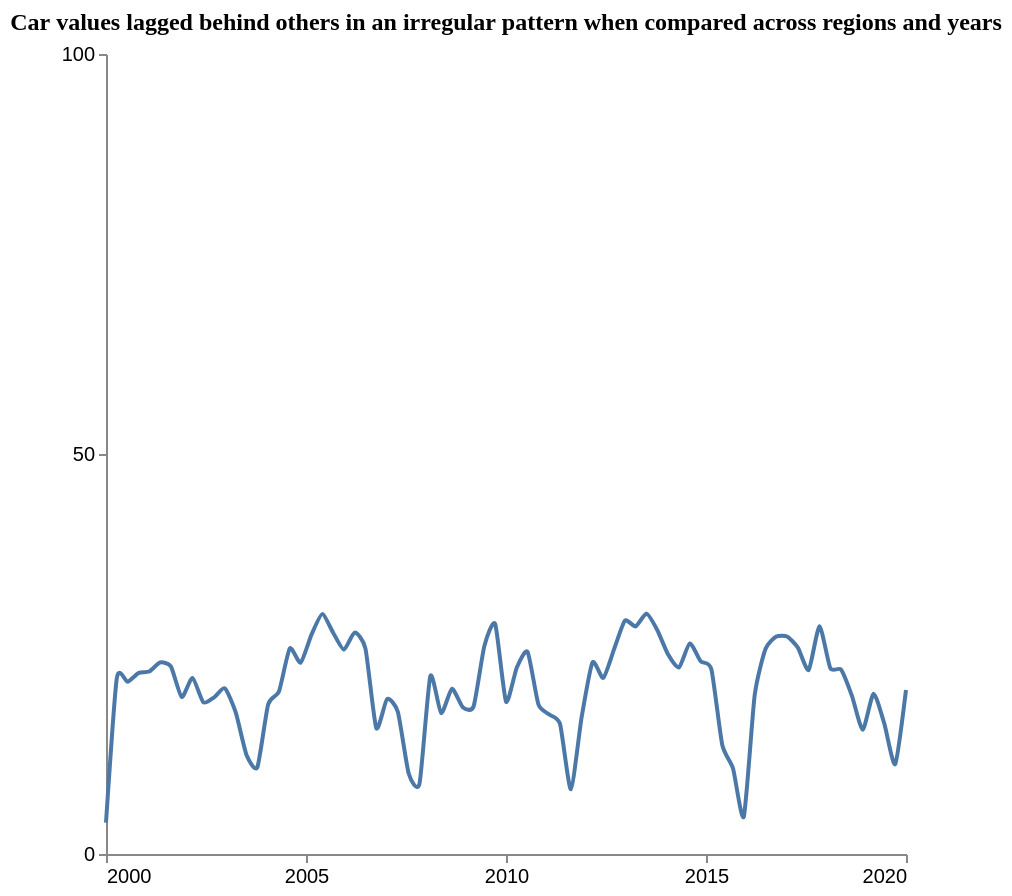

Specify this chart in Vega-Lite:
### Vega-Lite specification from a JSON file in a GitHub repository (floating-point values rounded to 4 significant figures)
{"$schema": "https://vega.github.io/schema/vega-lite/v5.json", "description": "Pattern: Periodic", "data": {"values": [{"X": 2000.0, "Y": 3.919}, {"X": 2000.0, "Y": 21.98}, {"X": 2001.0, "Y": 21.52}, {"X": 2001.0, "Y": 22.62}, {"X": 2001.0, "Y": 22.81}, {"X": 2001.0, "Y": 23.93}, {"X": 2002.0, "Y": 23.45}, {"X": 2002.0, "Y": 19.63}, {"X": 2002.0, "Y": 22.01}, {"X": 2002.0, "Y": 18.96}, {"X": 2003.0, "Y": 19.59}, {"X": 2003.0, "Y": 20.7}, {"X": 2003.0, "Y": 17.7}, {"X": 2004.0, "Y": 12.37}, {"X": 2004.0, "Y": 10.84}, {"X": 2004.0, "Y": 18.7}, {"X": 2004.0, "Y": 20.32}, {"X": 2005.0, "Y": 25.7}, {"X": 2005.0, "Y": 23.91}, {"X": 2005.0, "Y": 27.39}, {"X": 2005.0, "Y": 29.98}, {"X": 2006.0, "Y": 27.7}, {"X": 2006.0, "Y": 25.54}, {"X": 2006.0, "Y": 27.69}, {"X": 2006.0, "Y": 25.68}, {"X": 2007.0, "Y": 15.74}, {"X": 2007.0, "Y": 19.38}, {"X": 2007.0, "Y": 17.75}, {"X": 2008.0, "Y": 10.06}, {"X": 2008.0, "Y": 8.803}, {"X": 2008.0, "Y": 22.25}, {"X": 2008.0, "Y": 17.62}, {"X": 2009.0, "Y": 20.65}, {"X": 2009.0, "Y": 18.35}, {"X": 2009.0, "Y": 18.44}, {"X": 2009.0, "Y": 26.0}, {"X": 2010.0, "Y": 28.74}, {"X": 2010.0, "Y": 19.06}, {"X": 2010.0, "Y": 23.32}, {"X": 2011.0, "Y": 25.26}, {"X": 2011.0, "Y": 18.7}, {"X": 2011.0, "Y": 17.43}, {"X": 2011.0, "Y": 16.23}, {"X": 2012.0, "Y": 8.096}, {"X": 2012.0, "Y": 17.13}, {"X": 2012.0, "Y": 23.95}, {"X": 2012.0, "Y": 22.02}, {"X": 2013.0, "Y": 25.61}, {"X": 2013.0, "Y": 29.17}, {"X": 2013.0, "Y": 28.44}, {"X": 2014.0, "Y": 30.05}, {"X": 2014.0, "Y": 27.98}, {"X": 2014.0, "Y": 24.93}, {"X": 2014.0, "Y": 23.32}, {"X": 2015.0, "Y": 26.32}, {"X": 2015.0, "Y": 24.1}, {"X": 2015.0, "Y": 23.07}, {"X": 2015.0, "Y": 13.66}, {"X": 2016.0, "Y": 10.68}, {"X": 2016.0, "Y": 4.68}, {"X": 2016.0, "Y": 19.81}, {"X": 2016.0, "Y": 25.62}, {"X": 2017.0, "Y": 27.18}, {"X": 2017.0, "Y": 27.18}, {"X": 2017.0, "Y": 25.8}, {"X": 2018.0, "Y": 23.01}, {"X": 2018.0, "Y": 28.47}, {"X": 2018.0, "Y": 23.23}, {"X": 2018.0, "Y": 23.04}, {"X": 2019.0, "Y": 19.77}, {"X": 2019.0, "Y": 15.54}, {"X": 2019.0, "Y": 20.04}, {"X": 2019.0, "Y": 16.27}, {"X": 2020.0, "Y": 11.23}, {"X": 2020.0, "Y": 20.49}]}, "mark": {"type": "line", "interpolate": "cardinal", "tension": 0.4}, "encoding": {"x": {"field": "X", "type": "quantitative", "title": "", "axis": {"grid": false, "format": "d", "values": [2000, 2005, 2010, 2015, 2020], "tickSize": 4}, "scale": {"domain": [2000, 2020]}}, "y": {"field": "Y", "type": "quantitative", "title": "", "axis": {"grid": false, "format": "d", "values": [0, 50, 100], "tickSize": 4, "tickOpacity": 1}, "scale": {"domain": [0, 100]}}}, "title": {"text": "Car values lagged behind others in an irregular pattern when compared across regions and years", "anchor": "middle", "font": "Tahoma", "fontSize": 12}, "config": {"lineBreak": "^", "view": {"stroke": null}}, "height": 400, "width": 400, "autosize": "pad"}
